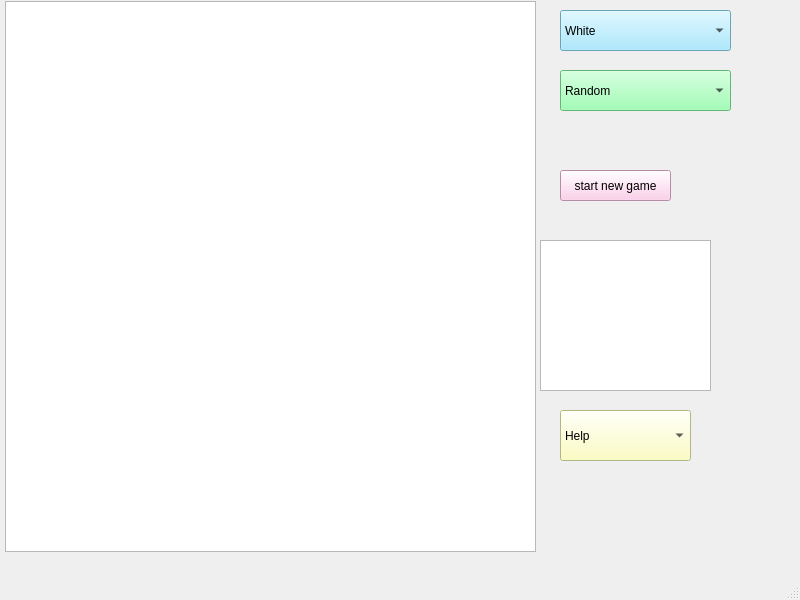
<?xml version="1.0" encoding="UTF-8"?>
<ui version="4.0">
 <class>MainWindow</class>
 <widget class="QMainWindow" name="MainWindow">
  <property name="geometry">
   <rect>
    <x>0</x>
    <y>0</y>
    <width>800</width>
    <height>600</height>
   </rect>
  </property>
  <property name="windowTitle">
   <string>MainWindow</string>
  </property>
  <widget class="QWidget" name="centralwidget">
   <widget class="QGraphicsView" name="graphicsView">
    <property name="geometry">
     <rect>
      <x>5</x>
      <y>1</y>
      <width>531</width>
      <height>551</height>
     </rect>
    </property>
   </widget>
   <widget class="QComboBox" name="comboBox">
    <property name="geometry">
     <rect>
      <x>560</x>
      <y>10</y>
      <width>171</width>
      <height>41</height>
     </rect>
    </property>
    <property name="styleSheet">
     <string notr="true">background-color: rgb(148, 227, 255);</string>
    </property>
    <item>
     <property name="text">
      <string>White</string>
     </property>
    </item>
    <item>
     <property name="text">
      <string>Black</string>
     </property>
    </item>
   </widget>
   <widget class="QComboBox" name="comboBox_2">
    <property name="geometry">
     <rect>
      <x>560</x>
      <y>70</y>
      <width>171</width>
      <height>41</height>
     </rect>
    </property>
    <property name="styleSheet">
     <string notr="true">background-color: rgb(134, 255, 162);</string>
    </property>
    <item>
     <property name="text">
      <string>Random</string>
     </property>
    </item>
    <item>
     <property name="text">
      <string>Alexey</string>
     </property>
    </item>
    <item>
     <property name="text">
      <string>Usatiuk</string>
     </property>
    </item>
    <item>
     <property name="text">
      <string>With other person</string>
     </property>
    </item>
   </widget>
   <widget class="QPushButton" name="pushButton">
    <property name="geometry">
     <rect>
      <x>560</x>
      <y>170</y>
      <width>111</width>
      <height>31</height>
     </rect>
    </property>
    <property name="styleSheet">
     <string notr="true">background-color: rgb(255, 196, 230);</string>
    </property>
    <property name="text">
     <string>start new game</string>
    </property>
   </widget>
   <widget class="QGraphicsView" name="graphicsView_2">
    <property name="geometry">
     <rect>
      <x>540</x>
      <y>240</y>
      <width>171</width>
      <height>151</height>
     </rect>
    </property>
   </widget>
   <widget class="QComboBox" name="comboBox_3">
    <property name="geometry">
     <rect>
      <x>560</x>
      <y>410</y>
      <width>131</width>
      <height>51</height>
     </rect>
    </property>
    <property name="styleSheet">
     <string notr="true">background-color: rgb(252, 255, 178);</string>
    </property>
    <item>
     <property name="text">
      <string>Help</string>
     </property>
    </item>
    <item>
     <property name="text">
      <string>Rules</string>
     </property>
    </item>
    <item>
     <property name="text">
      <string>Give up</string>
     </property>
    </item>
    <item>
     <property name="text">
      <string/>
     </property>
    </item>
   </widget>
  </widget>
  <widget class="QMenuBar" name="menubar">
   <property name="geometry">
    <rect>
     <x>0</x>
     <y>0</y>
     <width>800</width>
     <height>26</height>
    </rect>
   </property>
  </widget>
  <widget class="QStatusBar" name="statusbar"/>
 </widget>
 <resources/>
 <connections/>
</ui>
